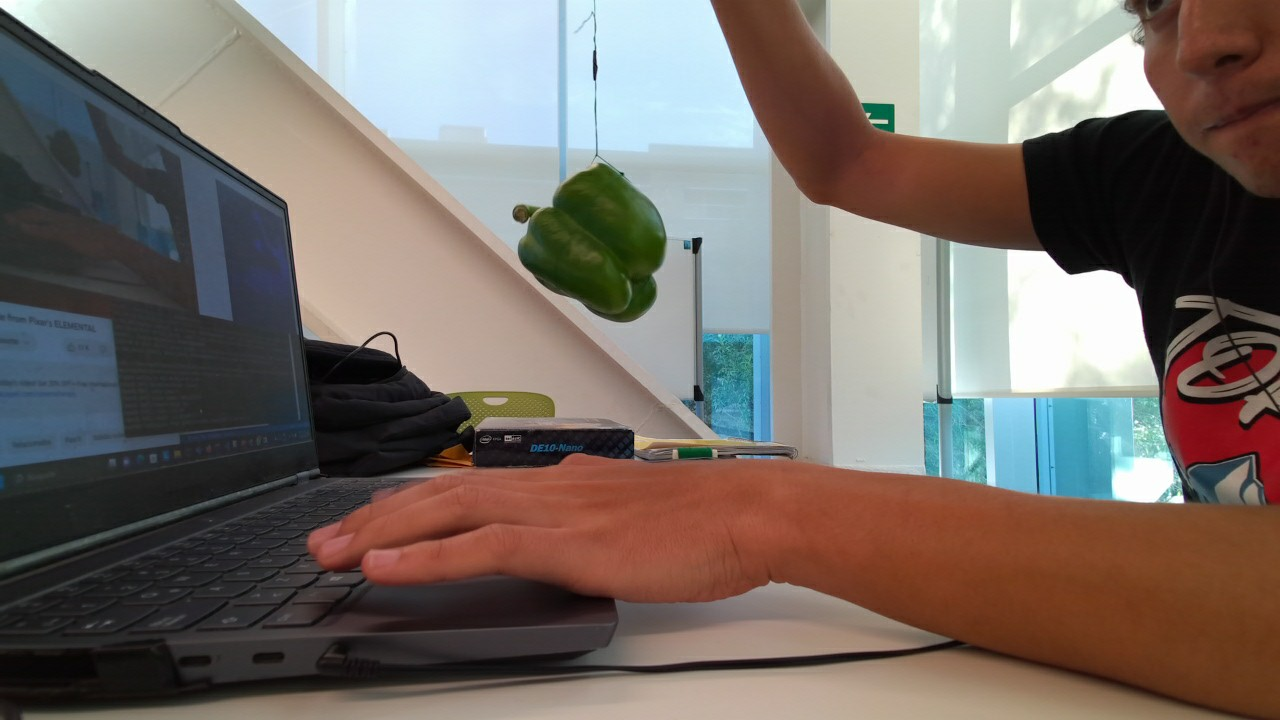
#> input picture Reference Notebooks/resources/ImagesAndPointClouds/color/00000.jpg, 1280 x 720 px, found by its file name
$ jupyter execute --allow-errors img_segmentation_pc_creation.ipynb   (shell and % lines are left out)   (older library calls are emulated)
#> lines starting #> are read from the running program, lines starting #| are printed output that depends on the picture; after the words box and inside, x2 and y2 are one past the last pixel; in counts of white or black regions, pixels touching at a corner belong together
# 1. Filtering Operations & Point Cloud Creation

The following notebook intends on demonstrating the process to create a point-cloud extracted from a scene recorded by the Azure Kinect.

## 1. Importing the libraries

[cell 1]
import open3d as o3d
import numpy as np
import matplotlib.pyplot as plt
import os
import sys
import cv2
import trimesh

## 2. Loading the images

[cell 2]
rgb_image_path = "C:\\Users\\gusta\\Desktop\\ITESM_Desktop\\maestria\\tesis\\TercerSemestre\\realTimeICP\\refined_one_img_process\\resources\\ImagesAndPointClouds\\color\\00000.jpg"
depth_image_path = "C:\\Users\\gusta\\Desktop\\ITESM_Desktop\\maestria\\tesis\\TercerSemestre\\realTimeICP\\refined_one_img_process\\resources\\ImagesAndPointClouds\\depth\\00000.png"

rgb_image =   cv2.imread(rgb_image_path)
#> rgb_image is the input picture: shape (720, 1280, 3); mean B, G, R 103.3, 109.4, 118.8
depth_image = cv2.imread(depth_image_path, cv2.IMREAD_UNCHANGED)
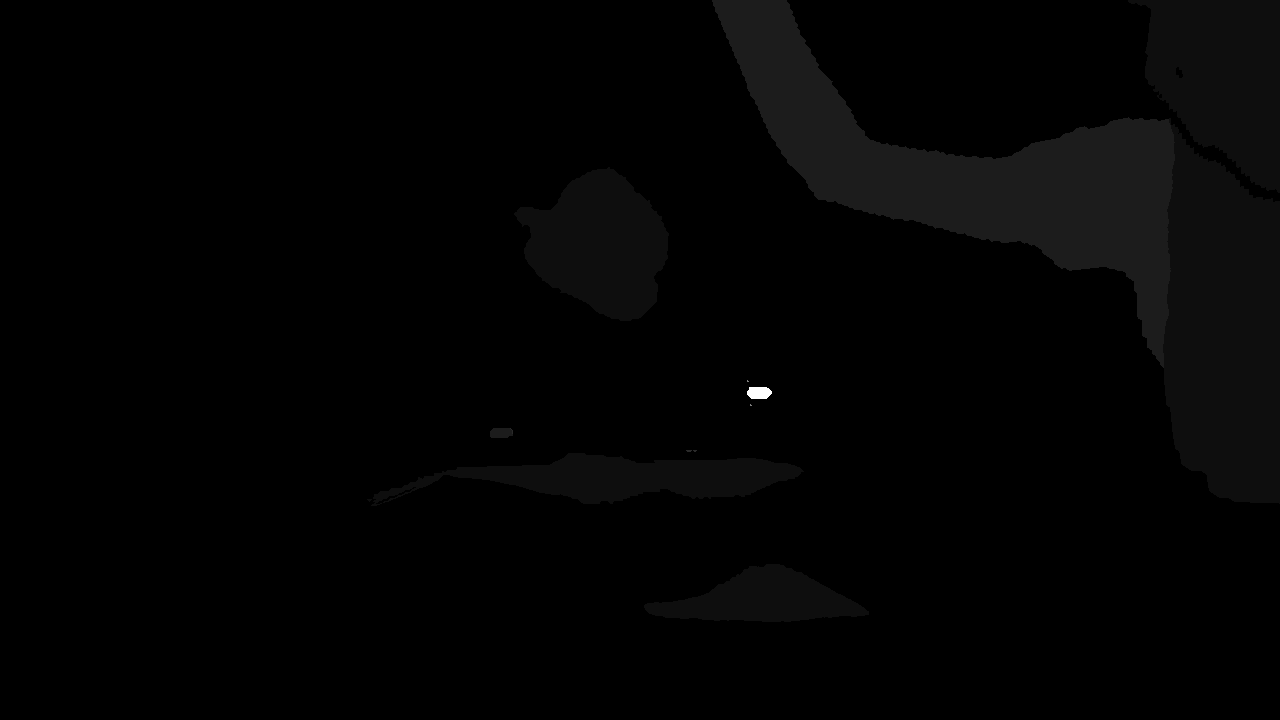
#> input picture Reference Notebooks/resources/ImagesAndPointClouds/depth/00000.png, 1280 x 720 px, found by its file name
#> depth_image is the input picture: shape (720, 1280) uint16; min 0, max 4665, mean 124.6

check the depth image is in the right format:

[cell 3]
if depth_image.dtype == np.uint16 and len(depth_image.shape) == 2:
    print("The depth image is a 16-bit single-channel image.")
else:
    print("The depth image is not in the expected format.")

Display the images using matplotlib

[cell 4]
plt.subplot(1,2,1)
plt.title("Color Image")
plt.imshow(cv2.cvtColor(rgb_image, cv2.COLOR_BGR2RGB))
plt.axis("off")
plt.subplot(1,2,2)
plt.title("Depth Image")
plt.imshow(depth_image)
plt.axis("off")
plt.show()

## 3. Filtering the images

### Color Filtering

**Color Mask Parameters**

The following are the parameters that work with the demo image. In case you need to change them, you can uncomment the functions that have to do with color and depth filtering which appear commented in this notebook. They are currently filtering the color green. They are intended to be used with an HSV image for color filtering, creating a mask.

[cell 5]
# Filtering by color (HSV):
lower_green = np.array([18, 7, 30])
upper_green = np.array([84, 255, 138])
# hsv image
hsv_image = cv2.cvtColor(rgb_image, cv2.COLOR_BGR2HSV)
#> hsv_image: shape (720, 1280, 3); mean H, S, V 53.6, 74.4, 129.3
# color mask
green_mask = cv2.inRange(hsv_image, lower_green, upper_green)
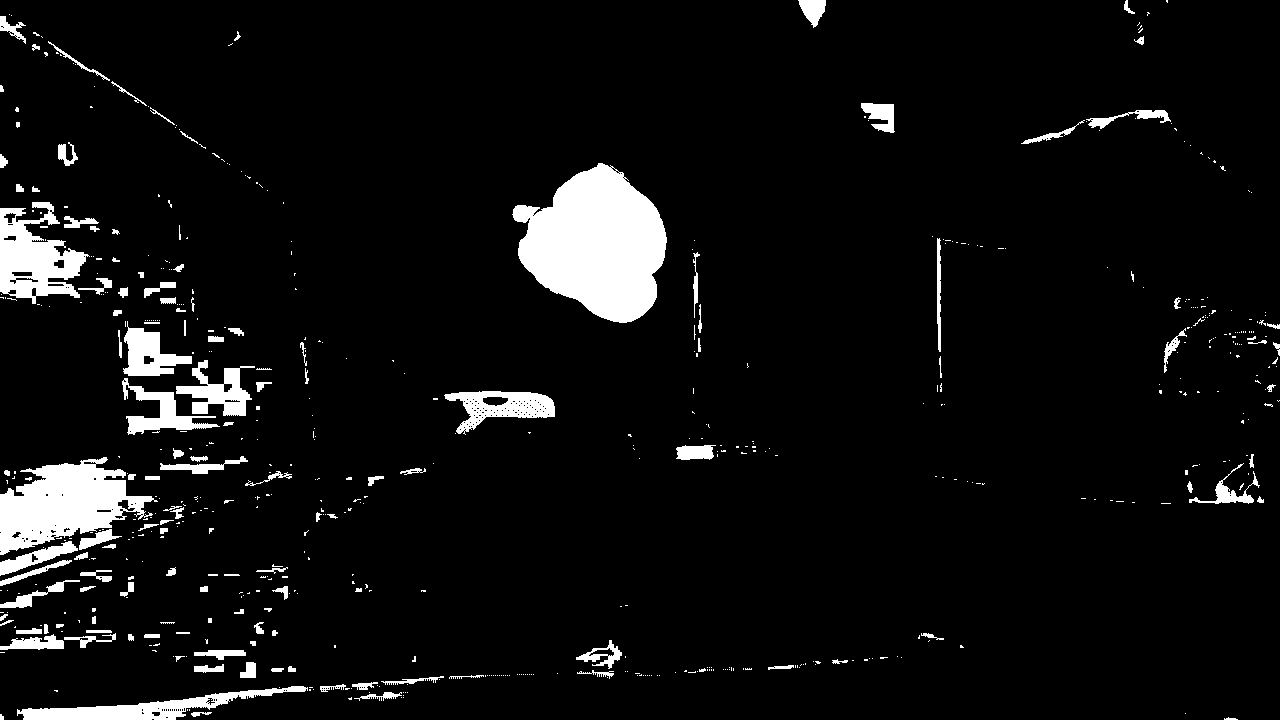
#> green_mask: shape (720, 1280); 6.2% white; 619 white regions (481 under 20 px), largest, box (x1, y1, x2, y2) and area: (512, 163, 667, 323) 16331, (0, 457, 158, 555) 8328, (0, 202, 90, 304) 4882

[cell 6]
plt.subplot(1,4,1)
plt.title("Color Image")
plt.imshow(cv2.cvtColor(rgb_image, cv2.COLOR_BGR2RGB))
plt.axis("off")
# -----------------------
plt.subplot(1,4,2)
plt.title("HSV Image")
plt.imshow(hsv_image)
plt.axis("off")
# Note: the values for the hsv image aren't necessarily 1:1
# to how they appear in OpenCV, the image is not modified in the
# matplotlib visualization just to show the color differences.
# -----------------------
plt.subplot(1,4,3)
plt.title("Green Mask")
plt.imshow(green_mask, cmap='gray')
plt.axis("off")
plt.show()
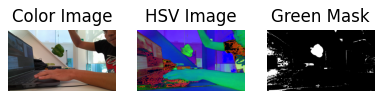
#> figure drawn by matplotlib, 3 panels

[cell 7]
result = cv2.bitwise_and(rgb_image, rgb_image, mask=green_mask)
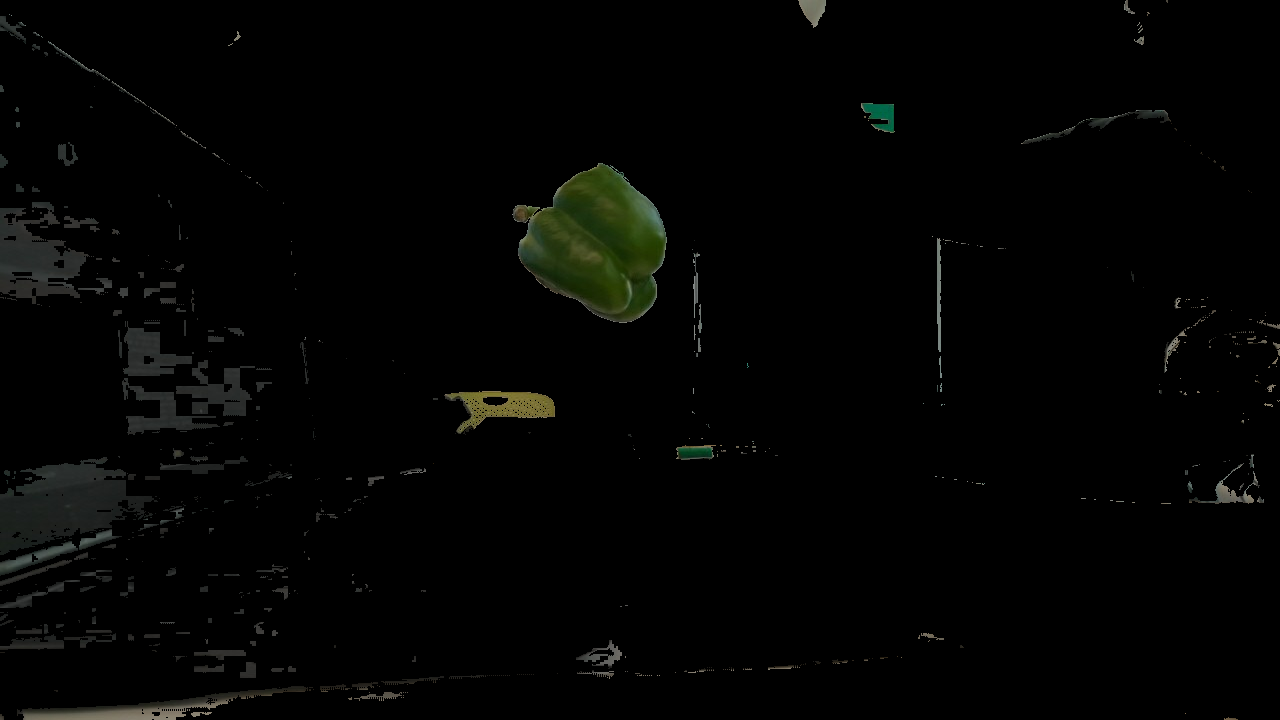
#> result: shape (720, 1280, 3); mean B, G, R 2.7, 3.7, 3.3

[cell 8]
plt.subplot(1,2,1)
plt.title("Color Image")
plt.imshow(cv2.cvtColor(rgb_image, cv2.COLOR_BGR2RGB))
plt.axis("off")
plt.subplot(1,2,2)
plt.title("Filtered Color Image")
plt.imshow(cv2.cvtColor(result, cv2.COLOR_BGR2RGB))
plt.axis("off")
plt.show()

### Depth Filtering

You can filter using depth-levels. Just as with the color filtering, you can choose what part of the depth image you keep, now keeping pixels with a certain depth-level data. The included values are the ones that work with this image, but there is also a function that you can use in order to obtain new depth threshold values.

[cell 9]
lower_depth_bound = 350
upper_depth_bound = 525
depth_mask = cv2.inRange(depth_image, 350, 525)
#> depth_mask: shape (720, 1280); 7.1% white; 3 white regions, box (x1, y1, x2, y2) and area: (1142, 118, 1280, 504) 39965, (514, 167, 669, 321) 15392, (1128, 0, 1280, 193) 10310

[cell 10]
plt.subplot(1,2,1)
plt.title("Depth Image")
plt.imshow(depth_image)
plt.axis("off")
plt.subplot(1,2,2)
plt.title("Depth Mask")
plt.imshow(depth_mask, cmap='gray')
plt.axis("off")
plt.show()

### Combining the masks

Once you have both masks, you combine them in order to create a more refined mask, keeping only the elements that are present in both masks.

[cell 11]
combined_mask = cv2.bitwise_and(green_mask, depth_mask)
#> combined_mask: shape (720, 1280); 1.8% white; 93 white regions (81 under 20 px), largest, box (x1, y1, x2, y2) and area: (514, 167, 667, 321) 15200, (1215, 463, 1260, 503) 446, (1164, 328, 1187, 373) 233

[cell 12]
plt.subplot(1,2,1)
plt.title("Color Image")
plt.imshow(cv2.cvtColor(rgb_image, cv2.COLOR_BGR2RGB))
plt.axis("off")
plt.subplot(1,2,2)
plt.title("Depth Mask")
plt.imshow(combined_mask, cmap='gray')
plt.axis("off")
plt.show()
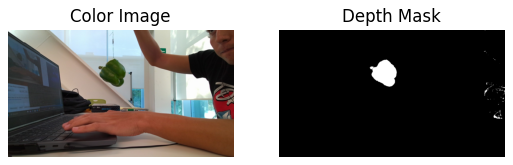
#> figure drawn by matplotlib, 2 panels

### Calculating the connected components

Once you have successfully combined the masks, you get an almost clean result, but some noise still exists in the image. This can be fixed by considering the connected components in the image. Filtering by extracting connected components allows us to get important information of objects in the image, knowing information such as their centroids, area and Hu moments.

[cell 13]
# Compute connected components
num_lablels, labels, stats, centroids = cv2.connectedComponentsWithStats(combined_mask, 8, cv2.CV_32S)
#> labels: shape (720, 1280) int32; 94 distinct labels, from 0 to 93
#> num_lablels = 94; stats = 94 rows, first 6: [0, 0, 1280, 720, 905108], [1166, 0, 2, 3, 5], [1161, 119, 10, 4, 20], [1174, 128, 3, 3, 5], [1184, 141, 1, 1, 1], [1213, 160, 3, 3, 6]; centroids = 94 pairs, first value 598.7 to 1278, second value 0.8 to 499.9
# Find largest component
largest_label = 1 + np.argmax(stats[1:, cv2.CC_STAT_AREA])
#> largest_label = 6
# Create a Mask of the largest component
cleaned_mask = np.where(labels == largest_label, 255, 0).astype('uint8')
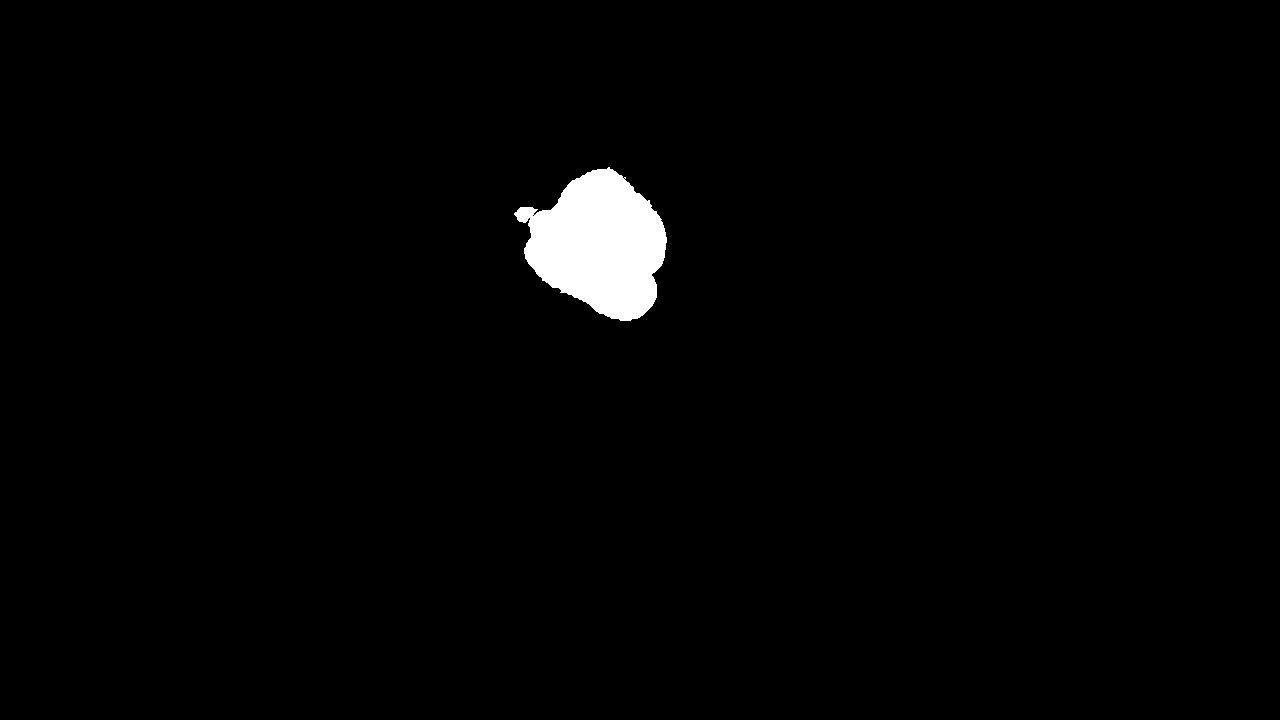
#> cleaned_mask: shape (720, 1280); 1.6% white; 1 white region, box (x1, y1, x2, y2) and area: (514, 167, 667, 321) 15200

[cell 14]
plt.subplot(1,2,1)
plt.title("Color Image")
plt.imshow(cv2.cvtColor(rgb_image, cv2.COLOR_BGR2RGB))
plt.axis("off")
plt.subplot(1,2,2)
plt.title("Cleaned Mask")
plt.imshow(cleaned_mask, cmap='gray')
plt.axis("off")
plt.show()

This leaves us with a clean bell pepper mask, which we can then use on the depth and color images in order to just keep the information of the bell pepper.

[cell 15]
result_rgb = cv2.bitwise_and(rgb_image, rgb_image, mask=cleaned_mask)
result_depth = cv2.bitwise_and(depth_image, depth_image, mask= cleaned_mask)

[cell 16]
plt.subplot(1,3,1)
plt.title("Color Image")
plt.imshow(cv2.cvtColor(rgb_image, cv2.COLOR_BGR2RGB))
plt.axis("off")
plt.subplot(1,3,2)
plt.title("Color result")
plt.imshow(cv2.cvtColor(result_rgb, cv2.COLOR_BGR2RGB))
plt.axis("off")
plt.subplot(1,3,3)
plt.title("Depth result")
plt.imshow(result_depth)
plt.axis("off")
plt.show()
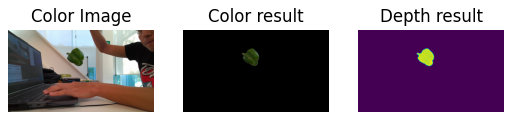
#> figure drawn by matplotlib, 3 panels

## 4. Depth Image Creation

Using both the color images and depth images as well as the intrinsic information of the kinect camera we can now make an RGB-D image and extract a point cloud from it.

**Camera Intrinsics**

[cell 17]
# Load camera images

import json
# Load camera intrinsics
with open("C:\\Users\\gusta\\Desktop\\ITESM_Desktop\\maestria\\tesis\\TercerSemestre\\wunsch\\Notebooks\\Open3D-master\\Open3D-master\\examples\\python\\reconstruction_system\\sensors\\bell_pepper_results\\intrinsic.json", 'r') as f:
#> (reads Reference Notebooks/intrinsic.json from the repository)
